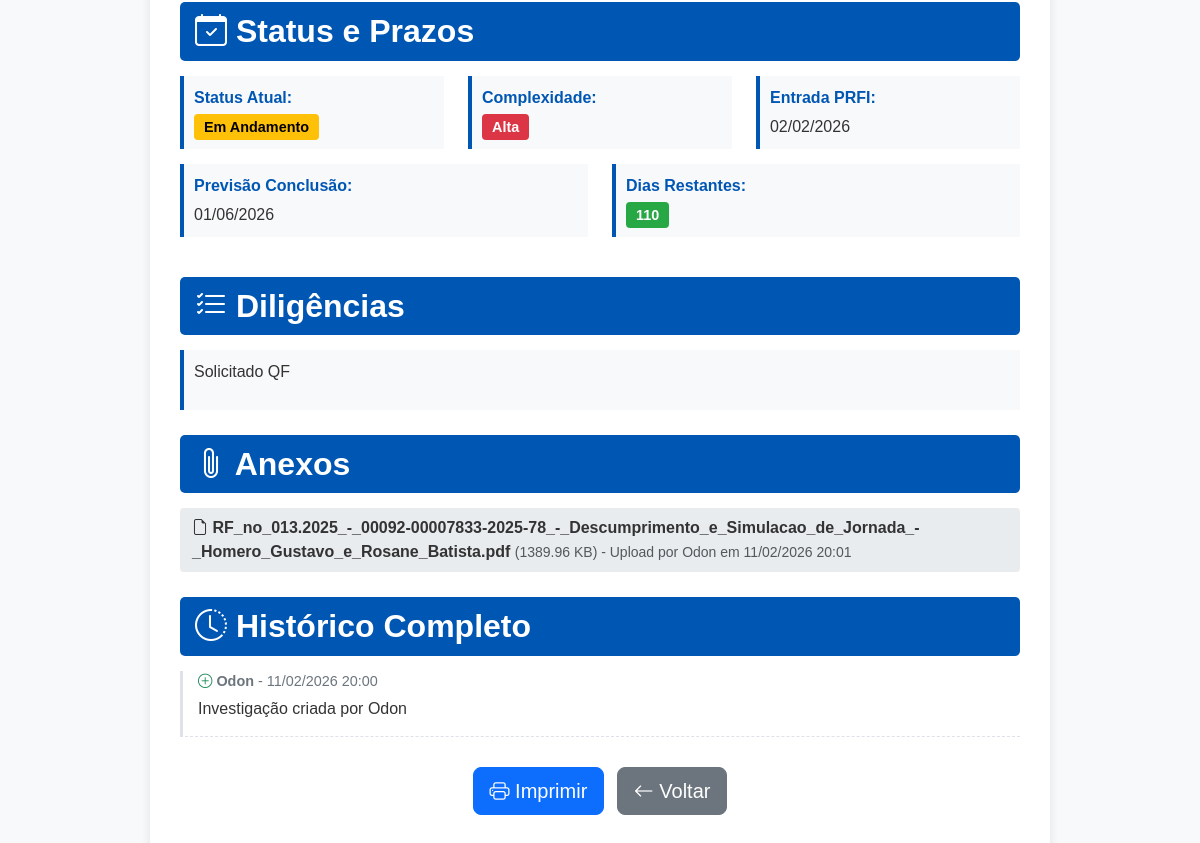
The page /investigacoes/3/imprimir (signed in, lower part) on the database as committed earlier.
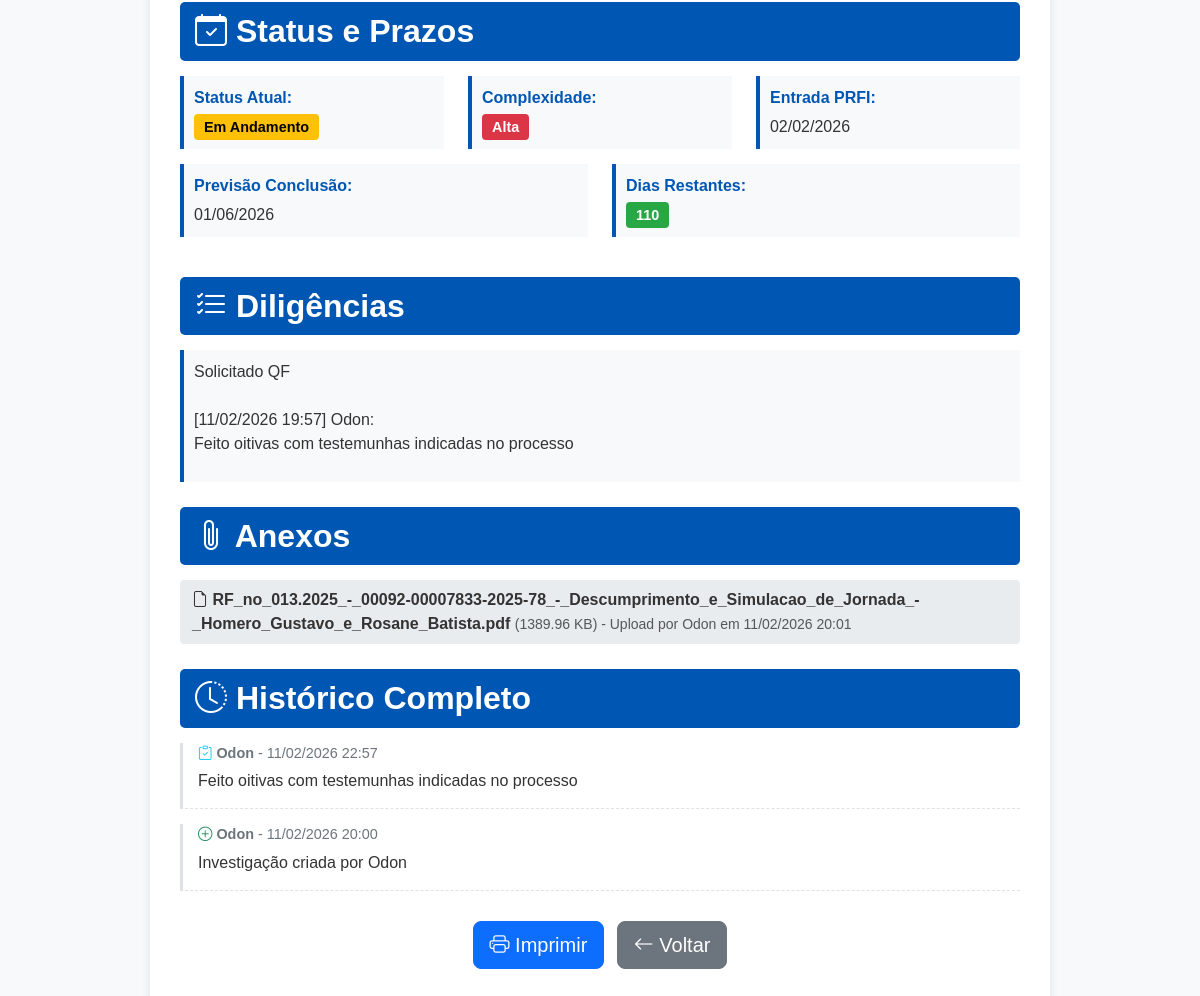
The same page on the database as committed later.
### models.py (models this page shows, shortened)
class Investigacao(db.Model):
    __tablename__ = 'investigacoes'
    id = db.Column(db.Integer, primary_key=True)
    responsavel = db.Column(db.String(100), nullable=False)
    origem = db.Column(db.String(50))
    canal = db.Column(db.String(50))
    protocolo_origem = db.Column(db.String(100))
    admitida_ou_inadmitida = db.Column(db.String(20))
    unidade_origem = db.Column(db.String(100))
    classificacao = db.Column(db.String(100))
    assunto = db.Column(db.String(200))
    processo_gdoc = db.Column(db.String(100))
    ano = db.Column(db.Integer)
    denunciante = db.Column(db.String(200))
    matricula_denunciado = db.Column(db.String(50))
    nome_denunciado = db.Column(db.String(200))
    setor = db.Column(db.String(100))
    diretoria = db.Column(db.String(100))
    vinculo = db.Column(db.String(50))
    objeto_especificacao = db.Column(db.Text)
    diligencias = db.Column(db.Text)
    complexidade = db.Column(db.String(20))
    entrada_prfi = db.Column(db.Date)
    portaria_instauracao = db.Column(db.String(100))
    distribuicao_prfip = db.Column(db.Date)
    distribuicao_prfir = db.Column(db.Date)
    previsao_conclusao = db.Column(db.Date)
    data_conclusao = db.Column(db.Date, nullable=True)  # ✅ NOVO CAMPO ADICIONADO!
    status = db.Column(db.String(50), default='Em Andamento')
    resultado_final = db.Column(db.String(200))
    justificativa = db.Column(db.Text)
    envio_prfi = db.Column(db.Date)
    envio_prf = db.Column(db.Date)
    criado_em = db.Column(db.DateTime, default=datetime.utcnow)
    atualizado_em = db.Column(db.DateTime, default=datetime.utcnow, onupdate=datetime.utcnow)
    historico = db.relationship('HistoricoDiligencia', backref='investigacao', lazy=True, cascade='all, delete-orphan')
    @property
    def dias_restantes(self):
        if self.status == 'Concluída':
            return None  # ✅ NÃO CALCULA PRAZO PARA CONCLUÍDAS!
        if self.previsao_conclusao:
            delta = self.previsao_conclusao - datetime.now().date()
            return delta.days
        return None

class Anexo(db.Model):
    __tablename__ = 'anexos'
    id = db.Column(db.Integer, primary_key=True)
    investigacao_id = db.Column(db.Integer, db.ForeignKey('investigacoes.id'), nullable=False)
    nome_arquivo = db.Column(db.String(255), nullable=False)  # Nome original do arquivo
    caminho_arquivo = db.Column(db.String(255), nullable=False)  # Caminho onde o arquivo está salvo no servidor
    tipo_mime = db.Column(db.String(100))  # Tipo MIME do arquivo (ex: application/pdf, image/jpeg)
    tamanho_bytes = db.Column(db.Integer)  # Tamanho do arquivo em bytes
    data_upload = db.Column(db.DateTime, default=datetime.utcnow)
    usuario_upload = db.Column(db.String(100))  # Quem fez o upload
    investigacao = db.relationship('Investigacao', backref='anexos', lazy=True)

class HistoricoDiligencia(db.Model):
    __tablename__ = 'historico_diligencias'
    id = db.Column(db.Integer, primary_key=True)
    investigacao_id = db.Column(db.Integer, db.ForeignKey('investigacoes.id'), nullable=False)
    data = db.Column(db.DateTime, default=datetime.utcnow)
    usuario = db.Column(db.String(100))
    descricao = db.Column(db.Text, nullable=False)
    tipo = db.Column(db.String(50))  # 'diligencia', 'edicao', 'status'

### app.py (the view)
@app.route('/investigacoes/<int:id>/imprimir')
def imprimir_investigacao(id):
    if 'usuario' not in session:
        flash('Você precisa fazer login primeiro!', 'warning')
        return redirect(url_for('login'))
    investigacao = Investigacao.query.get_or_404(id)
    historico = HistoricoDiligencia.query.filter_by(investigacao_id=id).order_by(HistoricoDiligencia.data.desc()).all()
    anexos = Anexo.query.filter_by(investigacao_id=id).order_by(Anexo.data_upload.desc()).all()
    dias_restantes = None
    esta_atrasado = False
    if investigacao.previsao_conclusao and investigacao.status == 'Em Andamento':
        hoje = datetime.now().date()
        dias_restantes = (investigacao.previsao_conclusao - hoje).days
        esta_atrasado = dias_restantes < 0
    return render_template('imprimir_investigacao.html',
                           investigacao=investigacao,
                           historico=historico,
                           anexos=anexos,
                           dias_restantes=dias_restantes,
                           esta_atrasado=esta_atrasado,
                           datetime=datetime)

### templates/imprimir_investigacao.html (shortened to what the changed rows need)
<!DOCTYPE html>
<html lang="pt-br">
<head>
    <link href="https://cdn.jsdelivr.net/npm/bootstrap@5.3.2/dist/css/bootstrap.min.css" rel="stylesheet">
    <link rel="stylesheet" href="https://cdn.jsdelivr.net/npm/bootstrap-icons@1.11.3/font/bootstrap-icons.min.css">
</head>
<body>
    <div class="container-print">
        <h2 class="section-title"><i class="bi bi-calendar-check"></i> Status e Prazos</h2>
        <div class="row">
            <div class="col-md-4">
                <div class="info-row">
                    <strong>Status Atual:</strong>
                    {% if investigacao.status == 'Em Andamento' %}
                        <span class="badge-custom badge-em-andamento">{{ investigacao.status }}</span>
                    {% elif investigacao.status == 'Concluída' %}
                        <span class="badge-custom badge-concluida">{{ investigacao.status }}</span>
                    {% elif investigacao.status == 'Arquivada' %}
                        <span class="badge-custom badge-arquivada">{{ investigacao.status }}</span>
                    {% else %}
                        <span class="badge-custom">{{ investigacao.status or '-' }}</span>
                    {% endif %}
                </div>
            </div>
            <div class="col-md-4">
                <div class="info-row">
                    <strong>Complexidade:</strong>
                    {% if investigacao.complexidade == 'Baixa' %}
                        <span class="badge-custom badge-baixa">{{ investigacao.complexidade }}</span>
                    {% elif investigacao.complexidade == 'Média' %}
                        <span class="badge-custom badge-media">{{ investigacao.complexidade }}</span>
                    {% elif investigacao.complexidade == 'Alta' %}
                        <span class="badge-custom badge-alta">{{ investigacao.complexidade }}</span>
                    {% else %}
                        <span class="badge-custom">{{ investigacao.complexidade or '-' }}</span>
                    {% endif %}
                </div>
            </div>
            <div class="col-md-4">
                <div class="info-row">
                    <strong>Entrada PRFI:</strong>
                    {{ investigacao.entrada_prfi.strftime('%d/%m/%Y') if investigacao.entrada_prfi else '-' }}
                </div>
            </div>
            <div class="col-md-6">
                <div class="info-row">
                    <strong>Previsão Conclusão:</strong>
                    {{ investigacao.previsao_conclusao.strftime('%d/%m/%Y') if investigacao.previsao_conclusao else '-' }}
                </div>
            </div>
            {% if investigacao.dias_restantes is not none %}
            <div class="col-md-6">
                <div class="info-row">
                    <strong>Dias Restantes:</strong>
                    {% if investigacao.dias_restantes < 0 %}
                        <span class="badge-custom badge-atrasado">{{ investigacao.dias_restantes }} (ATRASADO)</span>
                    {% elif investigacao.dias_restantes <= 15 %}
                        <span class="badge-custom badge-media">{{ investigacao.dias_restantes }}</span>
                    {% else %}
                        <span class="badge-custom badge-baixa">{{ investigacao.dias_restantes }}</span>
                    {% endif %}
                </div>
            </div>
            {% endif %}
        </div>
        <h2 class="section-title"><i class="bi bi-list-check"></i> Diligências</h2>
        {% if investigacao.diligencias %}
            <div class="info-row">
                <p style="white-space: pre-line;">{{ investigacao.diligencias }}</p>
            </div>
        {% else %}
            <p class="text-muted">Nenhuma diligência registrada.</p>
        {% endif %}
        <h2 class="section-title"><i class="bi bi-paperclip"></i> Anexos</h2>
        {% if anexos %}
            {% for anexo in anexos %}
            <div class="anexo-item">
                <i class="bi bi-file-earmark"></i>
                <strong>{{ anexo.nome_arquivo }}</strong>
                <small class="text-muted">
                    ({{ (anexo.tamanho_bytes / 1024)|round(2) }} KB) -
                    Upload por {{ anexo.usuario_upload or 'Sistema' }} em {{ anexo.data_upload.strftime('%d/%m/%Y %H:%M') }}
                </small>
            </div>
            {% endfor %}
        {% else %}
            <p class="text-muted">Nenhum anexo disponível.</p>
        {% endif %}
        <h2 class="section-title"><i class="bi bi-clock-history"></i> Histórico Completo</h2>
        {% if historico %}
            {% for item in historico %}
            <div class="historico-item">
                <div class="data-usuario">
                    <strong>
                        {% if item.tipo == 'criacao' %}
                            <i class="bi bi-plus-circle text-success"></i>
                        {% elif item.tipo == 'edicao' %}
                            <i class="bi bi-pencil text-warning"></i>
                        {% elif item.tipo == 'diligencia' %}
                            <i class="bi bi-clipboard-check text-info"></i>
                        {% else %}
                            <i class="bi bi-info-circle text-secondary"></i>
                        {% endif %}
                        {{ item.usuario or 'Sistema' }}
                    </strong>
                    -
                    {{ item.data.strftime('%d/%m/%Y %H:%M') if item.data else '-' }}
                </div>
                <div class="descricao">{{ item.descricao }}</div>
            </div>
            {% endfor %}
        {% else %}
            <p class="text-muted">Nenhum histórico registrado.</p>
        {% endif %}
    </div>
</body>
</html>

Rows that differ between the two databases and show on the page:
changed Investigacao "Em Andamento": diligencias "Solicitado QF" → "Solicitado QF [11/02/2026 19:57] Odon: Feito oitivas com testemunhas indicadas no processo"
added HistoricoDiligencia: tipo "diligencia" (drawn), usuario "Odon", data "11/02/2026 22:57", descricao "Feito oitivas com testemunhas indicadas no processo"
